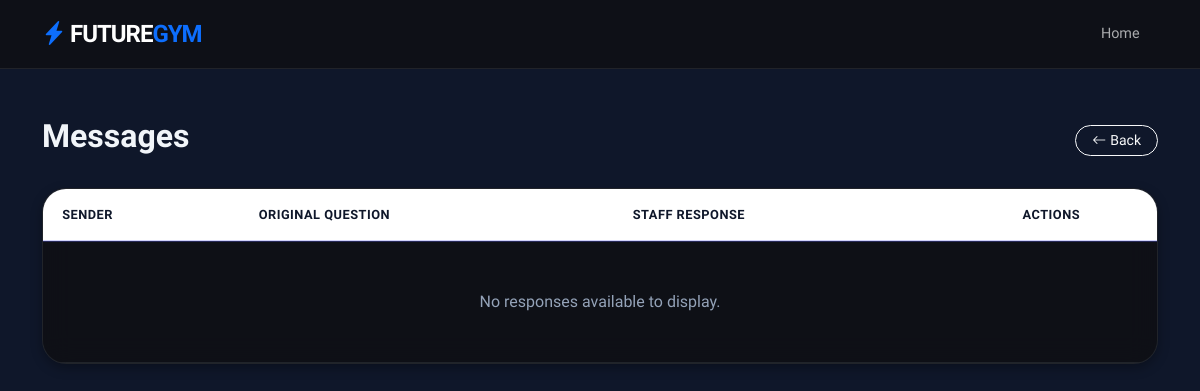
Page /response_list/ (signed in) on the earlier database version.
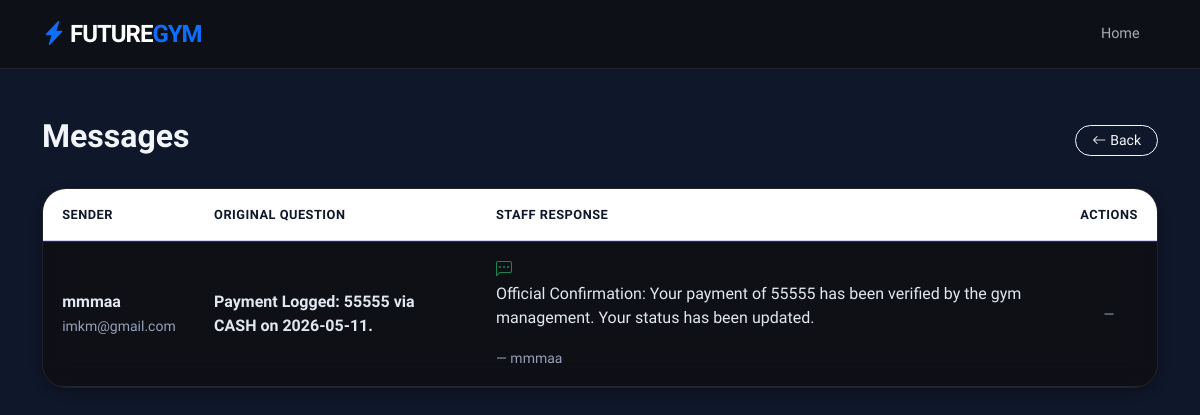
Same page on the later database version.
### news/models.py (models this page shows, shortened)
class response_model(models.Model):
    name=models.ForeignKey(User,on_delete=models.SET_NULL,related_name='trainer_answers',null=True)
    quest=models.ForeignKey(questions,on_delete=models.SET_NULL,null=True)
    text=models.TextField()
    is_read = models.BooleanField(default=False)

class questions(models.Model):
    name=models.CharField(max_length=500)
    email=models.EmailField(max_length=500)
    quest=models.TextField(max_length=5000)
    ai_answered = models.BooleanField(default=False)

### news/views.py (the view)
# urls.py: path('response_list/',response_list,name='response_list_url'),
@login_required
def response_list(request):
    if request.user.is_superuser:
        responses = response_model.objects.all().order_by('-id')
    else:
        response_model.objects.filter(
            quest__email__iexact=request.user.email,
            is_read=False
        ).update(is_read=True)
        responses = response_model.objects.filter(
            quest__email__iexact=request.user.email
        ).order_by('-id')
    return render(request, 'response_list.html', {'responses': responses})

### news/templates/response_list.html (shortened to what this page needs)
{% extends 'base.html' %}
{% block navbar %}
<nav class="navbar navbar-expand-lg navbar-dark sticky-top">
    <div class="container">
        <a class="navbar-brand fw-bold fs-4" href="{% url 'home_url' %}">
            <i class="bi bi-lightning-charge-fill text-primary"></i> FUTURE<span class="text-primary">GYM</span>
        </a>
        <div class="collapse navbar-collapse" id="navbarNav">
            <ul class="navbar-nav ms-auto align-items-center">
                <li class="nav-item"><a class="nav-link" href="{% url 'home_url' %}">Home</a></li>
            </ul>
        </div>
    </div>
</nav>
{% endblock %}
{% block content %}
<div class="container mt-5">
    <div class="d-flex justify-content-between align-items-center mb-4 fade-in">
        <h2 class="fw-bold">Messages</h2>
        <div>
            <a href="javascript:history.back()" class="btn btn-outline-light btn-sm rounded-pill px-3"><i class="bi bi-arrow-left me-1"></i>Back</a>
        </div>
    </div>
    <div class="glass-card p-0 overflow-hidden fade-in fade-in-delay-1">
        <table class="table table-custom table-hover align-middle mb-0">
            <thead>
                <tr>
                    <th>Sender</th>
                    <th>Original Question</th>
                    <th>Staff Response</th>
                    <th class="text-center">Actions</th>
                </tr>
            </thead>
            <tbody>
                {% for resp in responses %}
                    {% if user.is_superuser or resp.quest.email == user.email %}
                    <tr>
                        <td>
                            <div class="fw-bold">
                                {{ resp.quest.name }}
                            </div>
                            <small class="text-muted">{{ resp.quest.email }}</small>
                        </td>
                        <td>
                            <div class="fw-bold">{{ resp.quest.quest }}</div>
                        </td>
                        <td>
                            <i class="bi bi-chat-left-dots text-success me-2"></i>
                            {{ resp.text|linebreaks|urlize }}
                            <div class="mt-1">
                                <small class="text-muted">— {{ resp.name }}</small>
                            </div>
                        </td>
                        <td class="text-center">
                            {% if user.is_superuser %}
                            <div class="d-flex justify-content-center gap-2">
                                <a href="{% url 'response_edit_url' resp.id %}" class="btn btn-sm btn-outline-primary rounded-pill px-3">Edit</a>
                                <a href="{% url 'response_delete_url' resp.id %}" class="btn btn-sm btn-outline-danger rounded-pill px-3" onclick="return confirm('Delete this response?')">Delete</a>
                            </div>
                            {% else %}
                            <span class="text-muted small">—</span>
                            {% endif %}
                        </td>
                    </tr>
                    {% endif %}
                {% empty %}
                <tr>
                    <td colspan="4" class="text-center py-5 text-muted">No responses available to display.</td>
                </tr>
                {% endfor %}
            </tbody>
        </table>
    </div>
</div>
{% endblock %}

Differences in the rows shown:
added response_model: quest.name "mmmaa", quest.email "imkm@gmail.com", quest.quest "Payment Logged: 55555 via CASH on 2026-05-11.", text "Official Confirmation: Your payment of 55555 has been verified by the gym management. Your status has been updated.", name "mmmaa"
Other differences:
text no longer shown: "No responses available to display."
